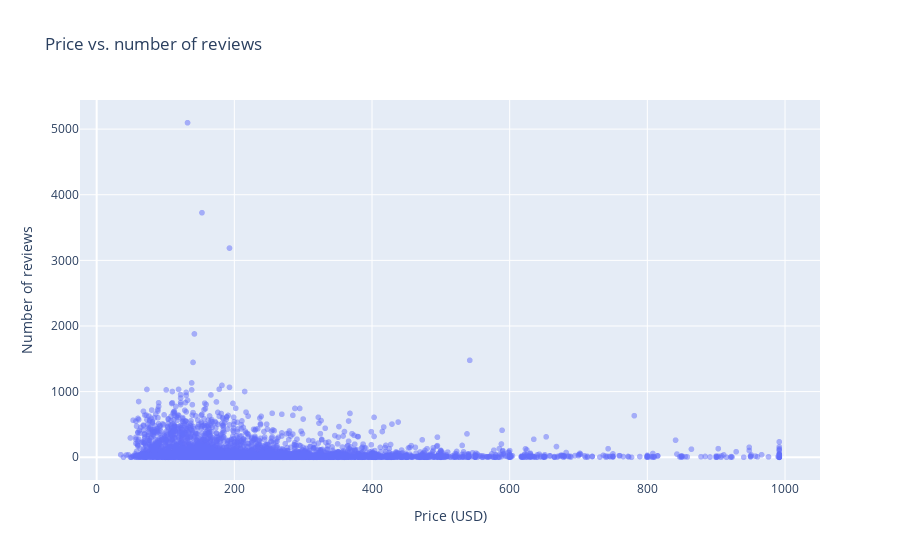

Here is the notebook cell this chart was saved with:
### Markdown cell above
## Additional Plot 6 – Relationship between price and number of reviews

We use number of reviews as a rough proxy for demand
and compare it with price to see general trends.

### Code cell
if {"price_clean", "number_of_reviews"}.issubset(listings_feat.columns):
    fig = px.scatter(
        listings_feat,
        x="price_clean",
        y="number_of_reviews",
        opacity=0.5,
        title="Price vs. number of reviews",
    )
    fig.update_layout(
        xaxis_title="Price (USD)",
        yaxis_title="Number of reviews"
    )
    fig.show()

### Figure 1 — Plotly figure (JSON) as saved in the notebook; plotly's stock layout.template omitted (floating-point values rounded to 4 significant figures; data arrays with more than 128 entries replaced by an {"elided": "..."} marker saying what was removed)
{"data": [{"hovertemplate": "price_clean=%{x}<br>number_of_reviews=%{y}<extra></extra>", "legendgroup": "", "marker": {"color": "#636efa", "opacity": 0.5, "symbol": "circle"}, "mode": "markers", "name": "", "showlegend": false, "type": "scattergl", "x": {"elided": "10480 float values"}, "xaxis": "x", "y": {"elided": "10480 int values"}, "yaxis": "y"}], "layout": {"legend": {"tracegroupgap": 0}, "title": {"text": "Price vs. number of reviews"}, "xaxis": {"anchor": "y", "domain": [0, 1], "title": {"text": "Price (USD)"}}, "yaxis": {"anchor": "x", "domain": [0, 1], "title": {"text": "Number of reviews"}}}}
